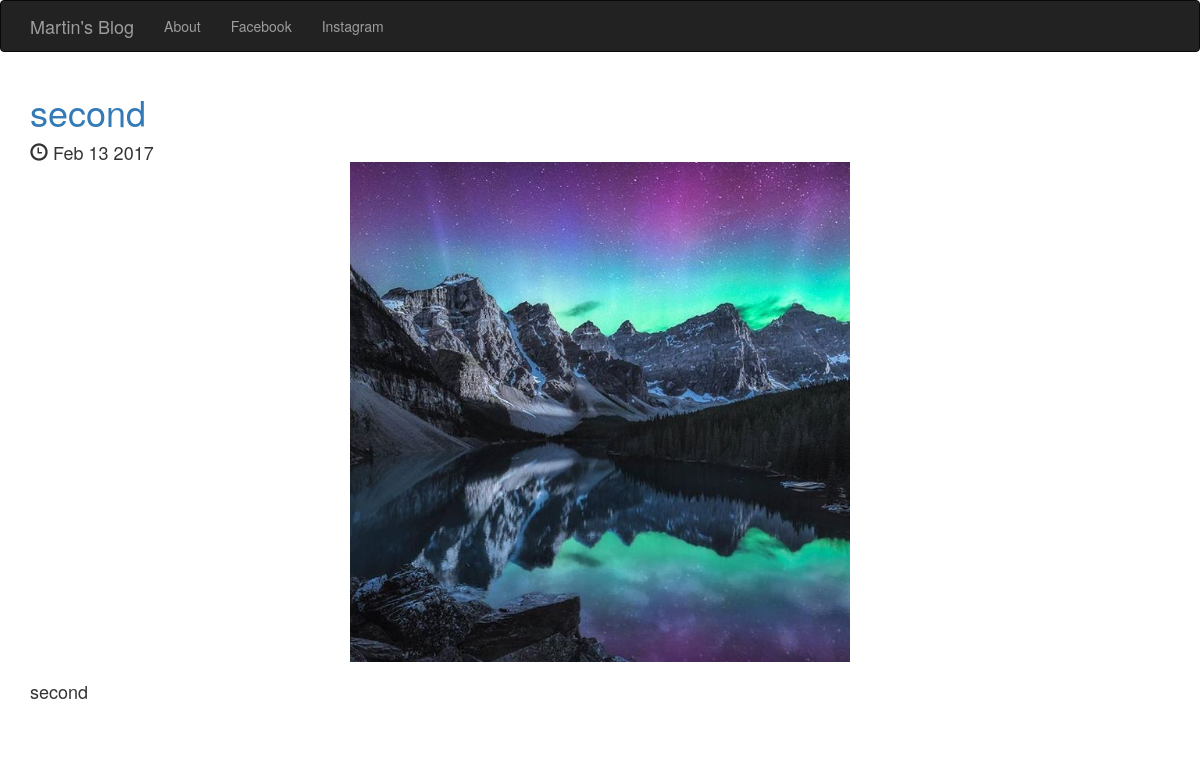
Page /posts/2/ on the committed database.
### posts/models.py (models this page shows, shortened)
class Post(models.Model):
	title = models.CharField(max_length = 200)
	pub_date = models.DateTimeField()
	image = models.ImageField(upload_to='media/')
	body = models.TextField()
	def pub_date_pretty(self):
		return self.pub_date.strftime('%b %e %Y')

### posts/views.py (the view)
# urls.py: url(r'^posts/(?P<post_id>[0-9]+)/$', posts.views.post_details, name = "post_detail"),
def post_details(request, post_id):
	post = get_object_or_404(Post, pk=post_id)
	return render(request, 'posts/posts_detail.html', {'post':post})

### posts/templates/posts/posts_detail.html (shortened to what this page needs)
<!DOCTYPE html>
<html lang="en">
	<head>
		<link rel="stylesheet" href="https://maxcdn.bootstrapcdn.com/bootstrap/3.3.7/css/bootstrap.min.css">
	</head>
	<body>
		<nav class="navbar navbar-inverse">
			<div class="container">
				<div class="navbar-header">
					<a class="navbar-brand" href="{% url 'home' %}">Martin's Blog</a>
					</div>
				<div class="collapse navbar-collapse" id="mynav">
					<ul class="nav navbar-nav">
						<li><a href = "{% url 'about' %}">About</a></li>
						<li><a href = "https://www.facebook.com/martin.quinn.315">Facebook</a></li>
						<li><a href = "https://www.instagram.com/martinquinn94/">Instagram</a></li>
					</ul>
				</div>
			</div>
		</nav>
		<div class="container">
			<a href= "{% url 'post_detail' post.id %}"><h1>{{ post.title }}</h1></a>
			<h4>
			<span class="glyphicon glyphicon-time" aria-hidden="true"></span> {{ post.pub_date_pretty}}
			<br />
			<img src="{{ post.image.url }}" class = "img-responsive center-block" style="max-height:500px;"/>
			<br />
			<p>{{ post.body }}</h4></p>
			<br />
			<br />
		</div>
	</body>
</html>

### rows in the picture
Post: title "second", pub_date_pretty "Feb 13 2017", image (picture), body "second"
